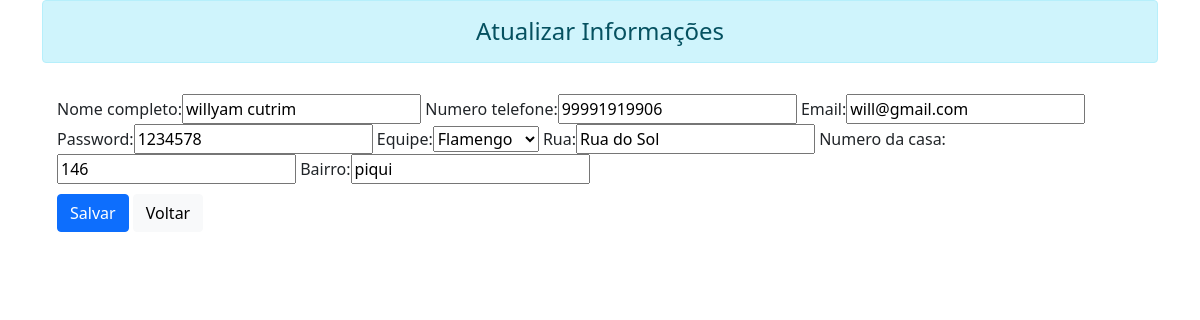
The app's page /atualizar/24 with its own data.
### my_app/models.py (models this page shows, shortened)
class User(models.Model):
    nome_completo = models.CharField(max_length=250, null=False, blank=False, unique=True)
    numero_telefone = models.CharField(max_length=11, null=False, blank=False)
    email = models.EmailField(max_length=250)
    password = models.CharField(max_length=15, null=False, blank=False)
    equipe = models.ForeignKey(Equipe, on_delete=models.CASCADE, blank=True, null=True, unique=True)
    rua = models.CharField(max_length=150, null=False, blank=False)
    numero_da_casa = models.CharField(max_length=15, null=True, blank=True,)
    bairro = models.CharField(max_length=150, null=False, blank=False,)

### my_app/views.py (the view)
# urls.py: path('atualizar/<int:id>', views.atualizar, name="atualizar"),
def atualizar(request, id):
    id_user = User.objects.get(pk=id)
    if request.method == 'POST':
        form = UserForm(request.POST, instance=id_user)
        if form.is_valid():
            form.save()
            return redirect('/')
    else:
        id_user = User.objects.get(pk=id)
    form = UserForm(instance=id_user)
    return render(request, 'html/atualizar.html', {'id_user': id_user, 'form': form})

### my_app/forms.py
class UserForm(forms.ModelForm):
    class Meta:
        model = User
        fields = '__all__'

### my_app/models.py (called while the page is built)
    def __str__(self):
        return self.nome_time

### my_app/templates/html/atualizar.html (shortened to what this page needs)
{% extends 'base.html' %}
{% load bootstrap %}
{%block content%}
<div class="container">
    <div class="row">
        <div class="col">
            <h4 class="text-center alert alert-info">Atualizar Informações</h4>
            <form method="post" class="post-form" id="formulario">{% csrf_token %}
                <div class="form-group">
                    {{form|bootstrap}}
                </div>
                <div id="btn_salvar">
                    <button type="submit" class="save btn btn-primary">Salvar</button>
                    <a href="{% url 'index'%}" class="btn btn-light">Voltar</a>
                </div>
            </form>
        </div>
    </div>
</div>
{%endblock content%}

### my_app/templates/html/atualizar.html (style rules this page uses)
#formulario { padding: 15px; }
#btn_salvar { margin-top: 10px; }

### records on screen
User: nome_completo "willyam cutrim", numero_telefone "99991919906", email "will@gmail.com", password "1234578", equipe "Flamengo", rua "Rua do Sol", numero_da_casa "146", bairro "piqui"
